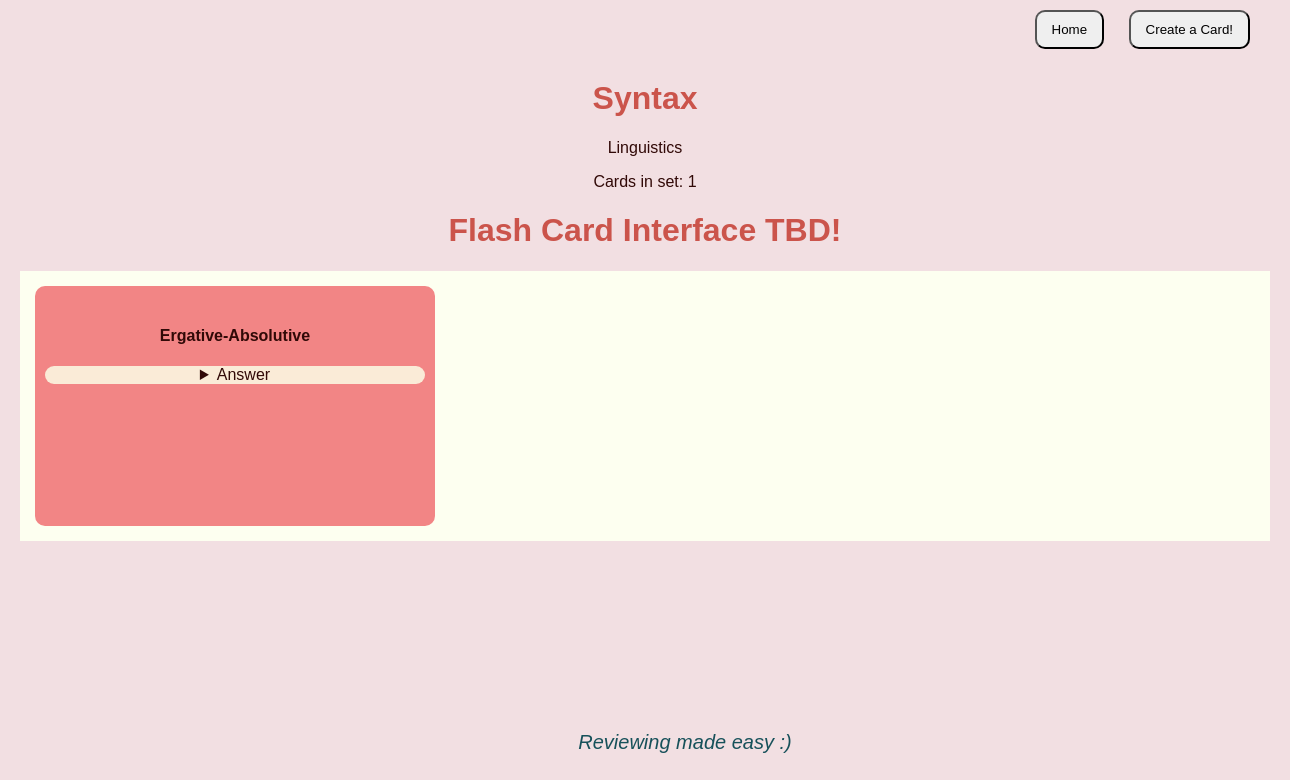
The app's page /categories/2/, older data.
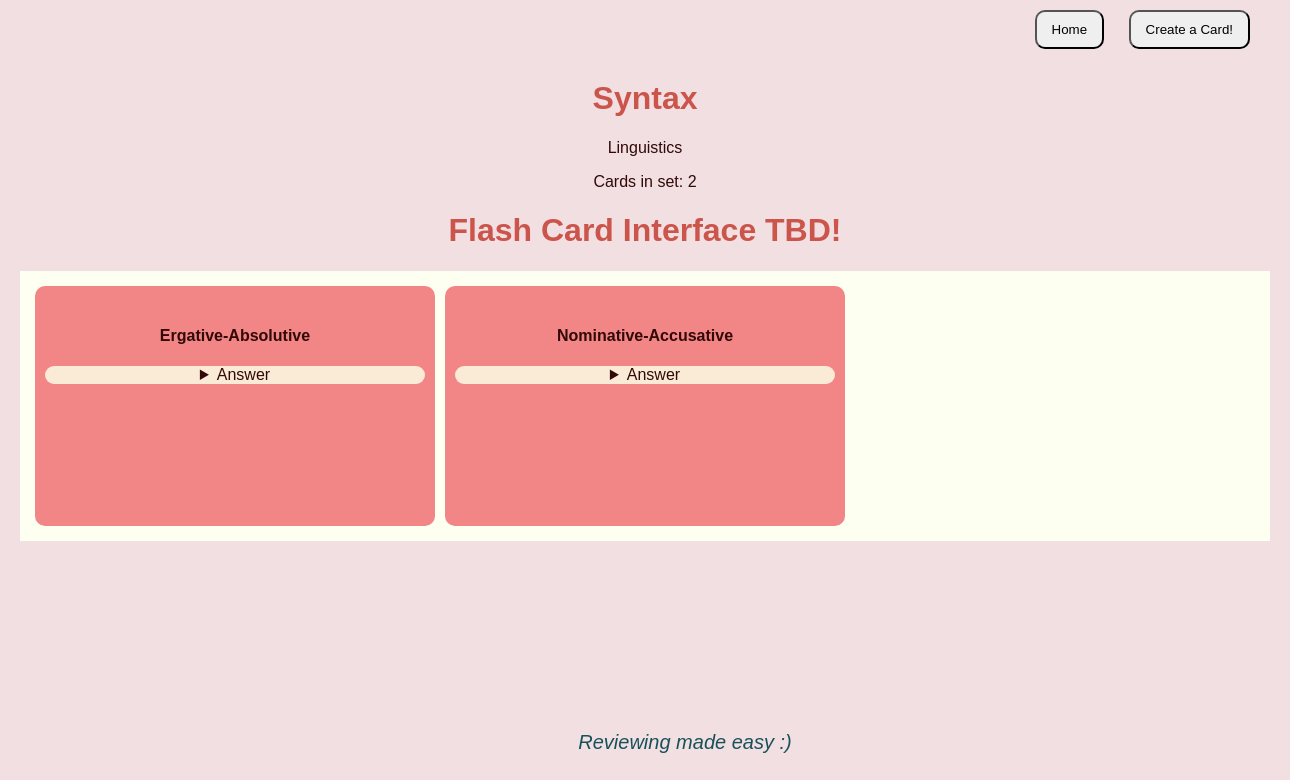
The same page, newer data.
### categories/models.py (models this page shows, shortened)
class Card(models.Model):
    term = models.CharField(max_length=250)
    answer = models.TextField()
    img = models.URLField(blank=True)
    category = models.ForeignKey(
        Categorie,
        related_name="cards",
        on_delete=models.CASCADE,
    )
    date_created = models.DateTimeField(auto_now_add=True)

### categories/views.py (the view)
# urls.py: path("<int:id>/", show_set, name="show_set"),
def show_set(request, id):
    set = Card.objects.filter(category=id)
    category = get_object_or_404(Categorie, id=id)
    context = {
        "set": set,
        "category": category,
    }
    return render(request, "categories/set.html", context)

### categories/templates/categories/set.html (shortened to what this page needs)
{% extends 'base.html' %}
{% block content%}
<header>
    <nav>
        <a href="{% url 'home' %}"><button>Home</button></a>
        <a href="{% url 'create_card' %}"><button>Create a Card!</button></a>
    </nav>
    <h1>{{ category.name }}</h1>
    <p>{{ category.subject}}</p>
    <p>Cards in set: {{ set.all|length }}</p>
</header>
<main>
    <h1>Flash Card Interface TBD!</h1>
    <div class="card">
    {% for card in set %}
        {% include "cards/card.html" %}
    {% endfor %}
    </div>
</main>
{% endblock content %}

### categories/templates/cards/card.html (shortened to what this page needs)
<article>
    <h4>{{ card.term }}</h4>
    <details>
        <summary>Answer</summary>
    </details>
</article>

Row changes from the older to the newer data that the page shows:
added Card: term "Nominative-Accusative"
Text that changed along with them:
{{ set.all|length }}: "1" → "2"
